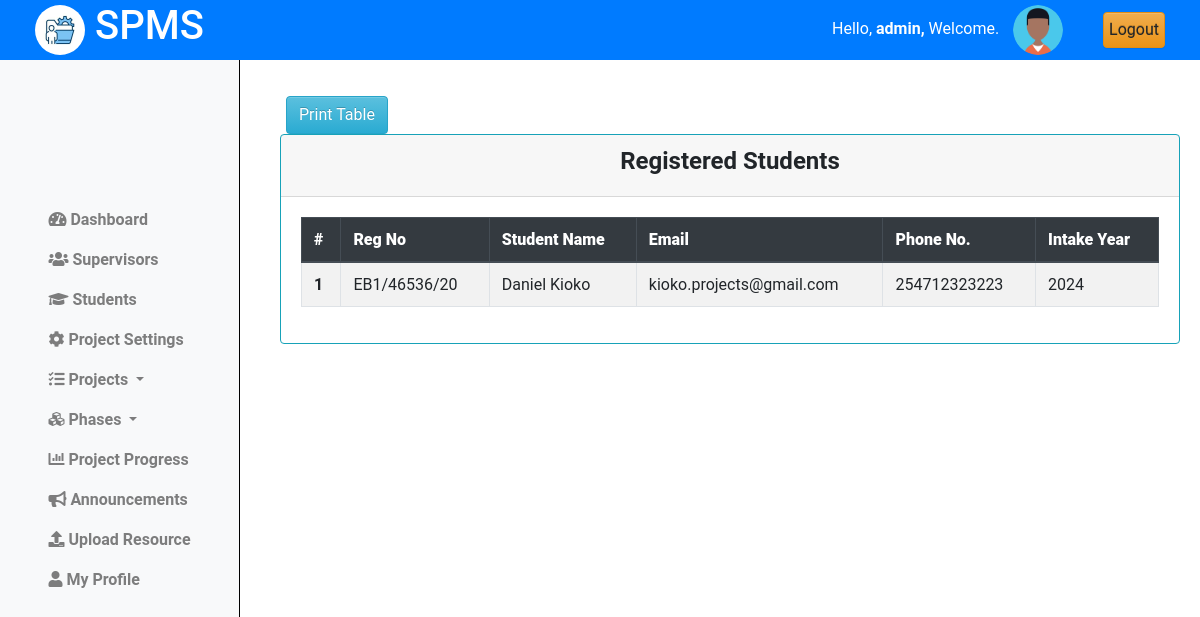
Screenshot of /coordinator/students/registered/ (signed in) with the database file from the repository.
### projectsApp/models.py (models this page shows, shortened)
class Coordinator(AbstractUser):
    pass

class Student(models.Model):
    regno = models.CharField(max_length=255, unique=True)
    email = models.EmailField(max_length=255, unique=True)
    name = models.CharField(max_length=255)
    phone_number = models.IntegerField(null=True, blank=True)
    intake_year = models.PositiveSmallIntegerField(default=2024)
    password = models.CharField(max_length=128, null=False, blank=False)
    user_id = models.AutoField(primary_key=True)
    last_login = models.DateTimeField(blank=True, null=True)
    USERNAME_FIELD = 'email'
    REQUIRED_FIELDS = ['regno', 'name', 'phone_number']
    class Meta:
        db_table = "students"

### projectsApp/AccessControl.py (the view)
    @login_required
    def wrapper(request, *args, **kwargs):
        if not isinstance(request.user, Coordinator):
            return redirect('cordinator_login')
        return function(request, *args, **kwargs)

### projectsApp/AccessControl.py (called while the page is built)
def coordinator_required(function):
    @login_required
    def wrapper(request, *args, **kwargs):
        if not isinstance(request.user, Coordinator):
            return redirect('cordinator_login')
        return function(request, *args, **kwargs)
    return wrapper

### projectsApp/views.py (called while the page is built)
@coordinator_required
def reg_students(request):
    students = Student.objects.all().order_by('regno')
    context = {'students':students}
    return render(request, 'cordinator/students.html', context)

### projectsApp/templates/cordinator/students.html (shortened to what this page needs)
{% extends 'base_cord.html' %}
{% load static %}
{% block content %}
{% include 'column1_cord.html' %}
<div class="content">
    <div class="container-fluid">
        <div class="row">
            <div class="text-center mt-3 ml-3">
                <button id="print-button" onclick="printTable()" class="btn btn-info">Print Table</button>
            </div>
            <div class="card border-info">
                <div class="card-header text-center">
                    <h4><b>Registered Students</b></h4>
                </div>
                <div class="card-body">
                    <table id="print-table" class="table table-bordered table-hover  table-striped border-info">
                        <thead class="thead-dark">
                            <tr>
                                <th scope="col"><b>#</b></b></th>
                                <th scope="col"><b>Reg No</b></th>
                                <th scope="col"><b>Student Name</b></th>
                                <th scope="col"><b>Email</b></th>
                                <th scope="col"><b>Phone No.</b></th>
                                <th scope="col"><b>Intake Year</b></th>
                            </tr>
                        </thead>
                        <tbody>
                            {% for student in students %}
                                <tr>
                                    <th scope="row">{{forloop.counter}}</th>
                                    <td>{{student.regno|upper }}</td>
                                    <td>{{student.name|title}}</td>
                                    <td>{{student.email}}</td>
                                    <td>{{student.phone_number}}</td>
                                    <td>{{student.intake_year}}</td>
                                </tr>
                            {% endfor %}
                        </tbody>
                    </table>
                </div>
            </div>
        </div>
    </div>
</div>
<link rel="stylesheet" href="{% static 'css/mystudents.css' %}">
{% endblock %}

### projectsApp/templates/base_cord.html (shortened to what this page needs)
{% load static %}
<!doctype html>
<html class="no-js h-100" lang="en">
  <head>
    <link href="https://use.fontawesome.com/releases/v5.0.6/css/all.css" rel="stylesheet">
    <link href="https://stackpath.bootstrapcdn.com/bootstrap/4.5.2/css/bootstrap.min.css" rel="stylesheet">
    <link rel="stylesheet" href="https://cdn.jsdelivr.net/npm/bootstrap@3.3.7/dist/css/bootstrap-theme.min.css">
</head>
<body>
    <header>
        <div class="container-fluid">
            <div class="row align-items-center">
                <div class="col-md-3">
                    <div class="left">
                        <img src="{% static 'images/logo.jpg' %}" alt="Logo" class="logo">
                        <h1>SPMS</h1>
                    </div>
                </div>
                <div class="col-md-9 d-flex justify-content-end">
                    <div class="row align-items-center">
                        <div class="col-auto">
                            <span class="username mb-3" style="padding:10px;">
                                Hello,
                                <strong>
                                    {% if request.user.is_authenticated %}
                                        {% if request.user.is_staff %}
                                            {{ request.user.username }},
                                        {% else %}
                                            {{ request.user.name }},
                                        {% endif %}
                                    {% else %}
                                        Guest,
                                    {% endif %}
                                </strong>
                                Welcome.
                            </span>
                            <img src="{% static 'images/profile.png'%}" alt="Profile Picture" class="profile-pic">
                        </div>
                        <div class="col-auto">
                            <a href="{% url 'logout' %}" class="btn btn-warning" style="padding:5px;">Logout</a>
                        </div>
                    </div>
                </div>
            </div>
        </div>
    </header>
    {% block content %}
    {% endblock %}
</body>
</html>

### projectsApp/static/css/mystudents.css (style rules this page uses)
.content { margin-left: 250px; padding: 20px; margin-top: 60px; }
.card { width: 100%; margin-left: 10px; }

### projectsApp/templates/base_cord.html (style rules this page uses)
body { font-family: 'Roboto', sans-serif; margin: 0; padding: 0; }
header { background-color: #007BFF; color: white; display: flex; justify-content: space-between; align-items: center; text-align: center; padding: 10px 20px; z-index: 20; position: fixed; top: 0; left: 0; width: 100%; height: 60px; }
header .left { display: flex; align-items: center; }
header .logo { width: 50px; height: 50px; margin-right: 10px; border-radius: 50%; }
header .profile-pic { width: 50px; height: 50px; border-radius: 50%; margin-right: 10px; }

### rows the page displays
Coordinator: user.username "admin"
Student: regno "EB1/46536/20", name "Daniel Kioko", email "kioko.projects@gmail.com", phone_number "254712323223", intake_year "2024"
